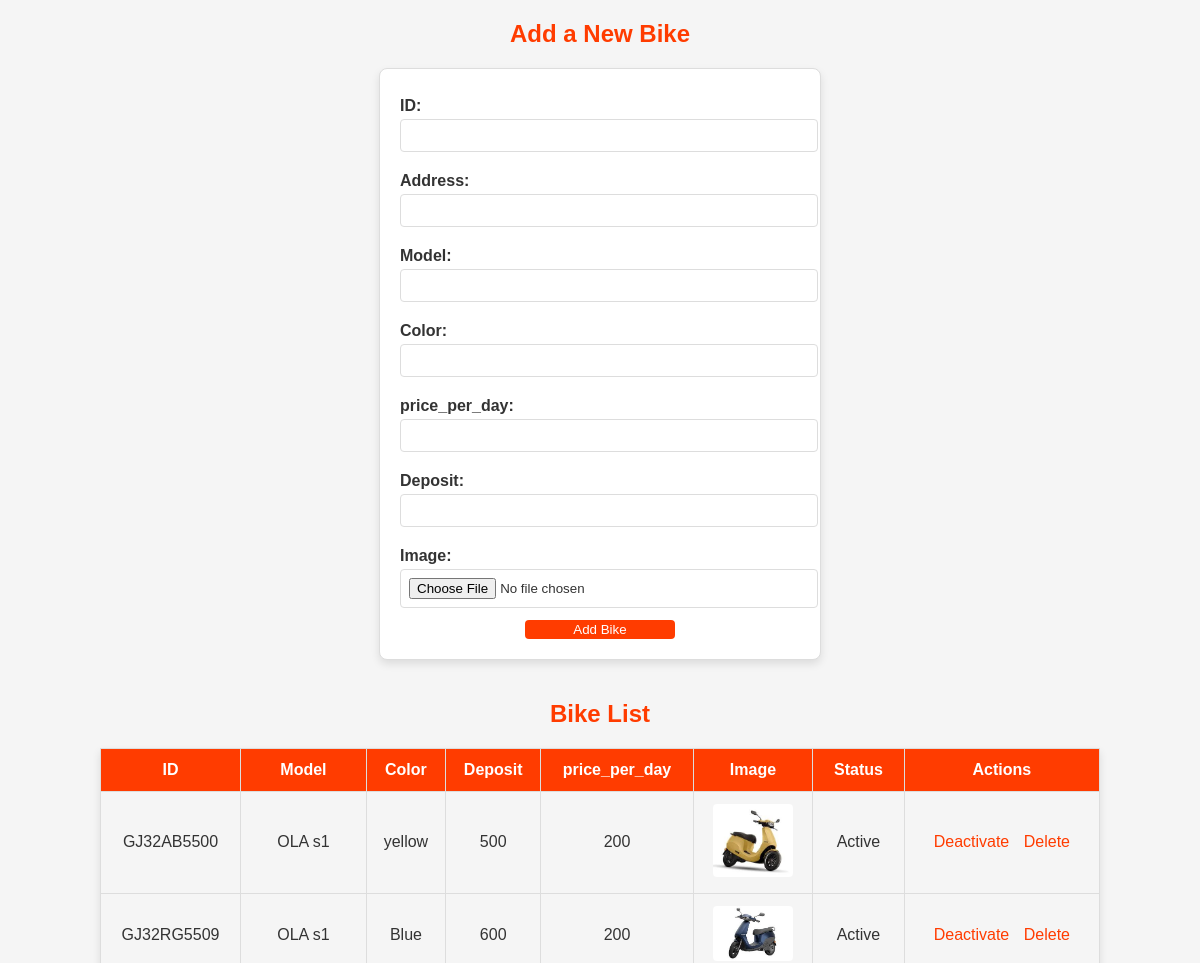
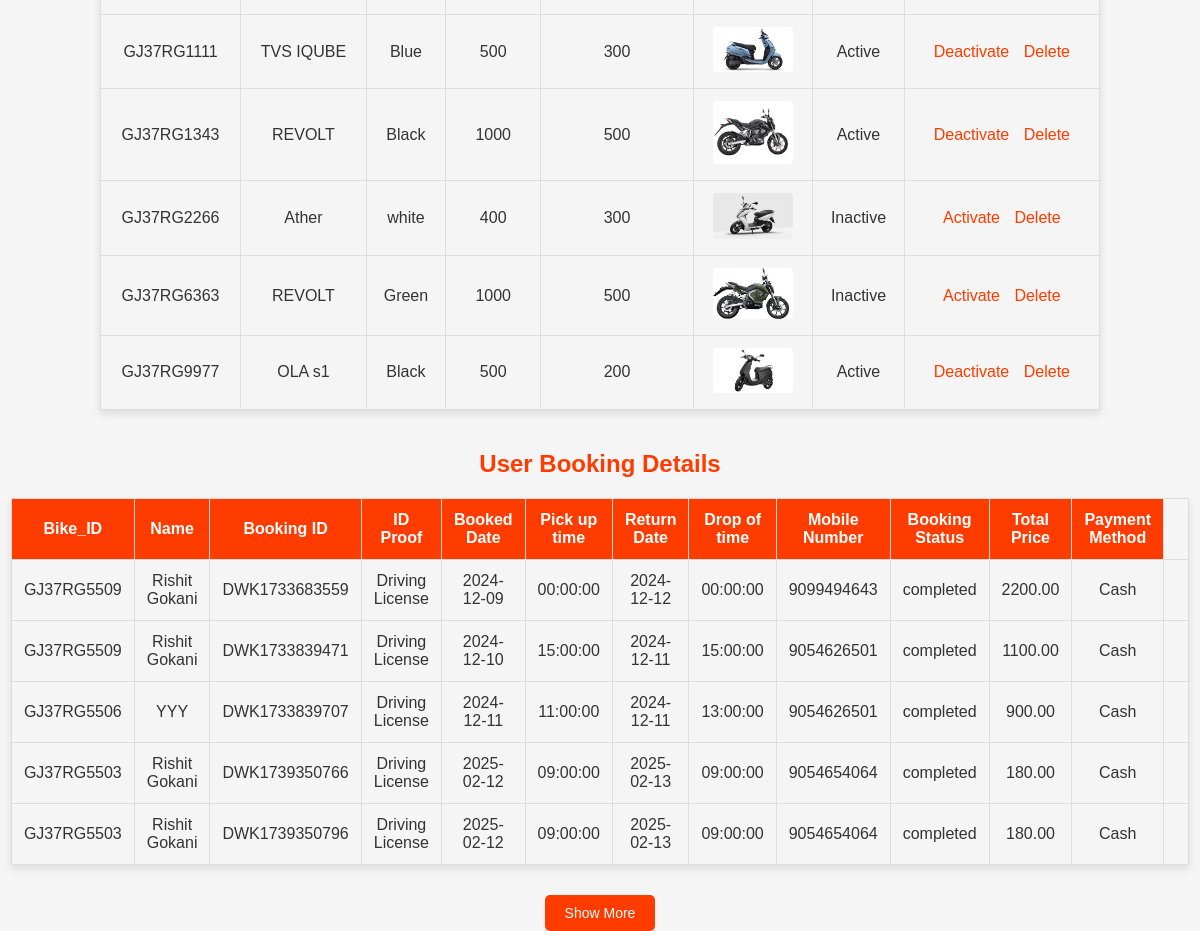
The page /admin/2admin.php on the database its author committed (2 pictures, top to bottom).
### tables this page shows
CREATE TABLE `abike` (
  `id` varchar(255) NOT NULL,
  `address` varchar(255) NOT NULL,
  `model` varchar(100) DEFAULT NULL,
  `color` varchar(50) DEFAULT NULL,
  `deposite` varchar(50) DEFAULT NULL,
  `price_per_day` int(11) DEFAULT 500,
  `image` varchar(255) DEFAULT NULL,
  `status` enum('active','inactive','booked') DEFAULT 'active',
  `name` varchar(255) NOT NULL
);

CREATE TABLE `abookings` (
  `id` varchar(255) NOT NULL,
  `sr_no` int(11) NOT NULL,
  `user_id` int(11) NOT NULL,
  `bike_id` varchar(225) NOT NULL,
  `booking_date` date NOT NULL,
  `return_date` date NOT NULL,
  `total_price` decimal(10,2) NOT NULL,
  `name` text NOT NULL,
  `age` int(100) NOT NULL,
  `idProof` varchar(255) NOT NULL,
  `mobile` varchar(255) NOT NULL,
  `email` varchar(255) NOT NULL,
  `paymentMethod` varchar(255) NOT NULL,
  `booking_status` enum('active','cancelled','completed') NOT NULL DEFAULT 'active',
  `booking_id` varchar(20) NOT NULL,
  `pick_up_time` time NOT NULL,
  `drop_off_time` time NOT NULL,
  `payment_id` varchar(255) DEFAULT NULL,
  `transaction_id` varchar(255) DEFAULT NULL,
  `payment_status` enum('pending','success','failed') DEFAULT 'pending',
  `paymentStatus` varchar(20) DEFAULT 'PENDING',
  `merchantTransactionId` varchar(50) DEFAULT NULL
);

### admin/2admin.php (the view, shortened to what this page needs)
<?php
$servername = "localhost";
$username = "root";
$password = "";
$dbname = "dwk";
$mysqli = new mysqli($servername, $username, $password, $dbname);
$sql = "SELECT * FROM `abike`";
$result = $mysqli->query($sql);
$booking_results = $mysqli->query("SELECT * FROM abookings  where bike_id like 'GJ%' ORDER BY booking_date");
?>
<!DOCTYPE html>
<html lang="en">
<head>
    <link rel="stylesheet" href="../css/addash.css">
</head>
<body>
<h2>Add a New Bike</h2>
<form method="POST" action="" enctype="multipart/form-data">
    <label for="id">ID:</label>
    <input type="text" name="id" required><br>
    <label for="address">Address:</label>
    <input type="text" name="address" maxlength="150" required><br>
    <label for="model">Model:</label>
    <input type="text" name="model" required><br>
    <label for="color">Color:</label>
    <input type="text" name="color" required><br>
    <label for="price_per_day">price_per_day:</label>
    <input type="number" name="price_per_day" required><br>
    <label for="deposite">Deposit:</label>
    <input type="text" name="deposite" required><br>
    <label for="image">Image:</label>
    <input type="file" name="image" required><br>
    <button type="submit" name="add_bike">Add Bike</button>
</form>
<h2>Bike List</h2>
<table border="1">
    <tr>
        <th>ID</th>
        <th>Model</th>
        <th>Color</th>
        <th>Deposit</th>
        <th>price_per_day</th>
        <th>Image</th>
        <th>Status</th>
        <th>Actions</th>
    </tr>
    <?php while ($bike = $result->fetch_assoc()): ?>
    <tr>
        <td><?php echo $bike['id']; ?></td>
        <td><?php echo $bike['model']; ?></td>
        <td><?php echo $bike['color']; ?></td>
        <td><?php echo $bike['deposite']; ?></td>
        <td><?php echo $bike['price_per_day']; ?></td>
        <td>
            <?php if (!empty($bike['image'])): ?>
                <img src="uploads/<?php echo $bike['image']; ?>" alt="Bike Image" width="100">
            <?php else: ?>
                No Image
            <?php endif; ?>
        </td>
        <td><?php echo $bike['status'] ? 'Active' : 'Inactive'; ?></td>
        <td>
            <a href="?toggle_status=1&id=<?php echo $bike['id']; ?>">
                <?php echo $bike['status'] ? 'Deactivate' : 'Activate'; ?>
            </a>
            <a href="?delete=1&id=<?php echo $bike['id']; ?>" onclick="return confirm('Are you sure you want to delete this bike?');">Delete</a>
        </td>
    </tr>
    <?php endwhile; ?>
</table>
<h2>User Booking Details</h2>
<table class="booking-table">
    <thead>
<tr>
            <th>Bike_ID</th>
            <th>Name</th>
            <th>Booking ID</th>
            <th>ID Proof</th>
            <th>Booked Date</th>
            <th>Pick up time</th>
            <th>Return Date</th>
            <th>Drop of time</th>
            <th>Mobile Number</th>
            <th>Booking Status</th>
            <th>Total Price </th>
            <th>Payment Method</th>
        </tr>
    </thead>
    <tbody>
            <?php
        $counter = 0;
        while ($booking = $booking_results->fetch_assoc()):
            $counter++;
        ?>
            <tr class="<?php echo $counter > 5 ? 'hidden-row' : ''; ?>">
                <td><?php echo $booking['bike_id']; ?></td>
                <td><?php echo $booking['name']; ?></td>
                <td><?php echo $booking['booking_id']; ?></td>
                <td><?php echo $booking['idProof']; ?></td>
                <td><?php echo $booking['booking_date']; ?></td>
                <td><?php echo $booking['pick_up_time']; ?></td>
                <td><?php echo $booking['return_date']; ?></td>
                <td><?php echo $booking['drop_off_time']; ?></td>
                <td><?php echo $booking['mobile']; ?></td>
                <td><?php echo $booking['booking_status']; ?></td>
                <td><?php echo $booking['total_price']; ?></td>
                <td><?php echo $booking['paymentMethod']; ?></td>
                <td>
                </td>
            </tr>
        <?php endwhile; ?>
    </tbody>
</table>
<div class="toggle-container">
    <button id="toggle-button" onclick="toggleRows()">Show More</button>
</div>
</body>
</html>

### css/addash.css (style rules this page uses)
body { font-family: Arial, sans-serif; background-color: #f5f5f5; color: #333; margin: 0; padding: 0; display: flex; flex-direction: column; align-items: center; }
h2 { color: #ff3c00; margin-top: 20px; text-align: center; }
form { background-color: #ffffff; padding: 20px; border: 1px solid #ddd; border-radius: 8px; width: 90%; max-width: 400px; margin-bottom: 20px; box-shadow: 0 4px 8px rgba(0, 0, 0, 0.1); }
form label { display: block; font-weight: bold; margin: 8px 0 4px; }
form input[type="text"], form input[type="number"], form input[type="file"] { width: 100%; padding: 8px; margin-bottom: 12px; border: 1px solid #ddd; border-radius: 4px; }
form button { background-color: #121111; color: #fff; padding: 10px 20px; border: none; border-radius: 4px; cursor: pointer; width: 100%; max-width: 150px; margin: 0 auto; display: block; }
table { width: 100%; max-width: 1000px; border-collapse: collapse; margin-bottom: 20px; box-shadow: 0 4px 8px rgba(0, 0, 0, 0.1); }
table, th, td { border: 1px solid #ddd; }
th, td { padding: 12px; text-align: center; word-wrap: break-word; }
th { background-color: #ff3c00; color: white; }
td img { width: 80px; height: auto; border-radius: 4px; }
a { color: #ff3c00; text-decoration: none; margin: 0 5px; }
form button[type="submit"] { background-color: #ff3c00; color: #fff; padding: 2px 10px; border: none; border-radius: 4px; cursor: pointer; }

### admin/2admin.php (style rules this page uses)
.toggle-container { text-align: center; margin-top: 10px; }
#toggle-button { background-color: #ff3c00; color: white; border: none; padding: 10px 20px; cursor: pointer; border-radius: 5px; font-size: 14px; }

### rows shown on the page
abike: id "GJ32AB5500", model "OLA s1", color "yellow", deposite "500", price_per_day "200", image (picture), status "Active"
abike: id "GJ32RG5509", model "OLA s1", color "Blue", deposite "600", price_per_day "200", image (picture), status "Active"
abike: id "GJ37RG1111", model "TVS IQUBE", color "Blue", deposite "500", price_per_day "300", image (picture), status "Active"
abike: id "GJ37RG1343", model "REVOLT", color "Black", deposite "1000", price_per_day "500", image (picture), status "Active"
abike: id "GJ37RG2266", model "Ather", color "white", deposite "400", price_per_day "300", image (picture), status "Inactive"
abike: id "GJ37RG6363", model "REVOLT", color "Green", deposite "1000", price_per_day "500", image (picture), status "Inactive"
abike: id "GJ37RG9977", model "OLA s1", color "Black", deposite "500", price_per_day "200", image (picture), status "Active"
abookings: bike "GJ37RG5509", name "Rishit Gokani", booking "DWK1733683559", idProof "Driving License", booking_date "2024-12-09", pick_up_time "00:00:00", return_date "2024-12-12", drop_off_time "00:00:00", mobile "9099494643", booking_status "completed", total_price "2200.00", paymentMethod "Cash"
abookings: bike "GJ37RG5509", name "Rishit Gokani", booking "DWK1733839471", idProof "Driving License", booking_date "2024-12-10", pick_up_time "15:00:00", return_date "2024-12-11", drop_off_time "15:00:00", mobile "9054626501", booking_status "completed", total_price "1100.00", paymentMethod "Cash"
abookings: bike "GJ37RG5506", name "YYY", booking "DWK1733839707", idProof "Driving License", booking_date "2024-12-11", pick_up_time "11:00:00", return_date "2024-12-11", drop_off_time "13:00:00", mobile "9054626501", booking_status "completed", total_price "900.00", paymentMethod "Cash"
abookings: bike "GJ37RG5503", name "Rishit Gokani", booking "DWK1739350766", idProof "Driving License", booking_date "2025-02-12", pick_up_time "09:00:00", return_date "2025-02-13", drop_off_time "09:00:00", mobile "9054654064", booking_status "completed", total_price "180.00", paymentMethod "Cash"
abookings: bike "GJ37RG5503", name "Rishit Gokani", booking "DWK1739350796", idProof "Driving License", booking_date "2025-02-12", pick_up_time "09:00:00", return_date "2025-02-13", drop_off_time "09:00:00", mobile "9054654064", booking_status "completed", total_price "180.00", paymentMethod "Cash"
